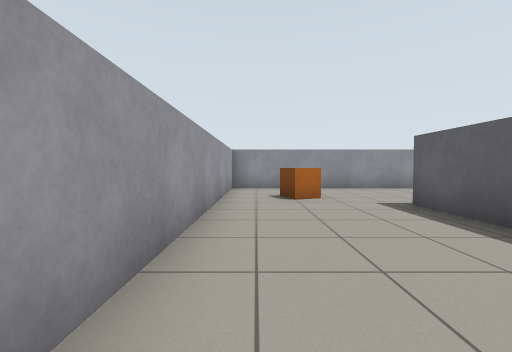
[1] (above)

16 first-person views from a walk through a world built for the Gazebo simulator. The camera is 0.83 m above the floor, tilts 2° down and sees 90° across. The floor is counted in squares, 1 m on a side. Each view is taken from the middle of a square. On the plan, view 1 faces up. The plan holds only what a view shows up to about 10 squares ahead; the rest is blank.

[2]
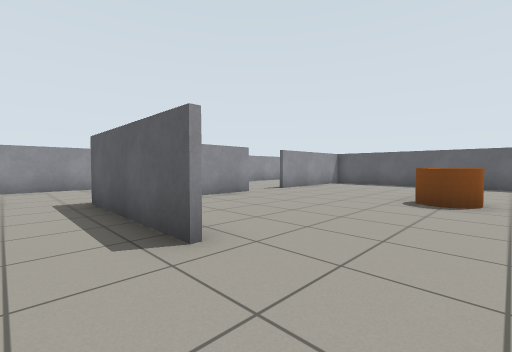

[3]
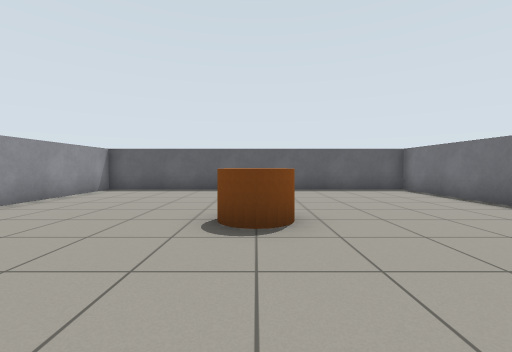

[4]
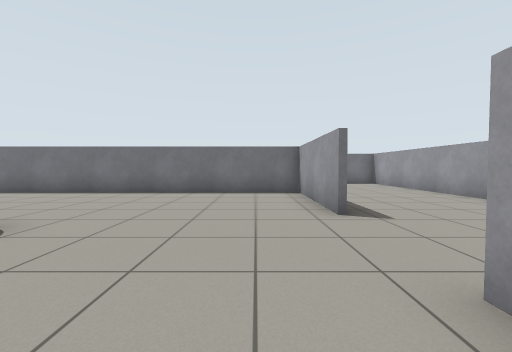

[5]
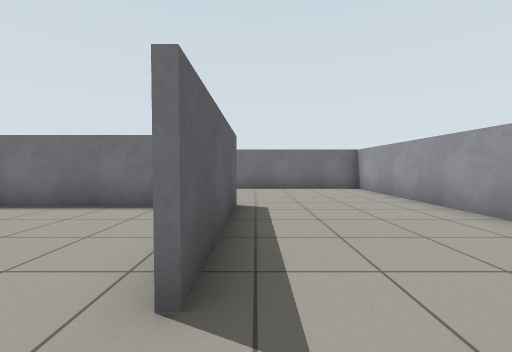

[6]
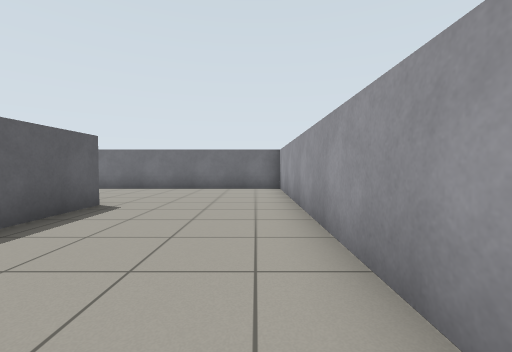

[7]
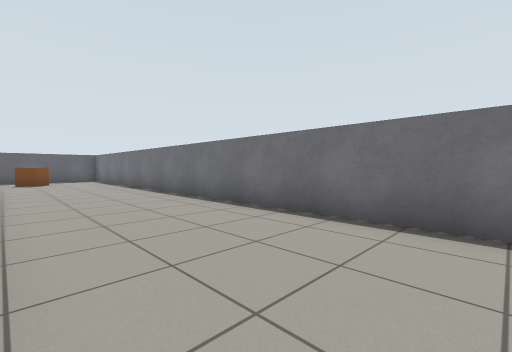

[8]
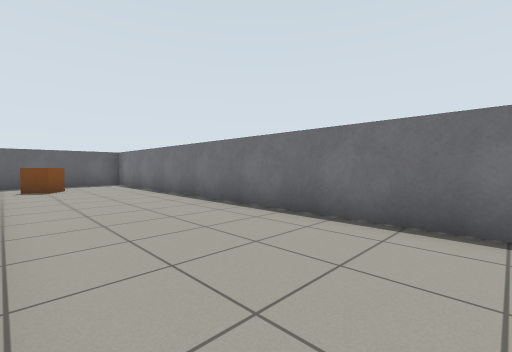

[9]
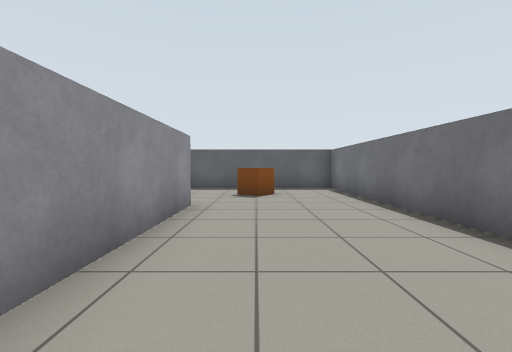

[10]
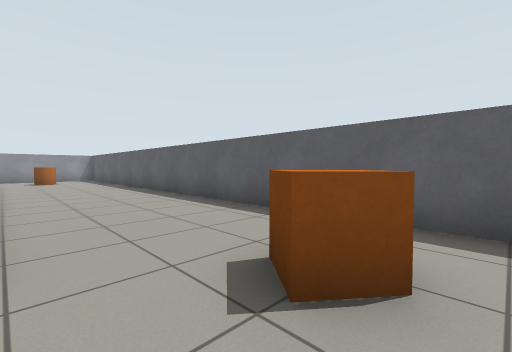

[11]
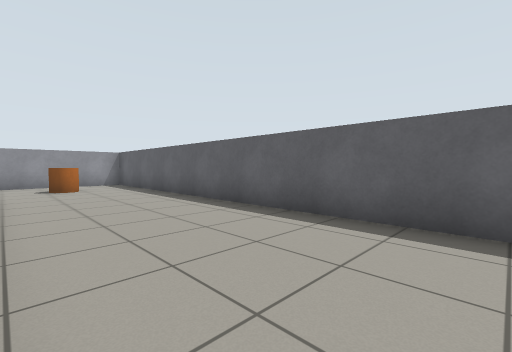

[12]
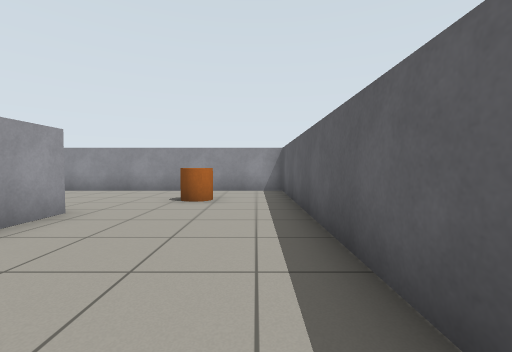

[13]
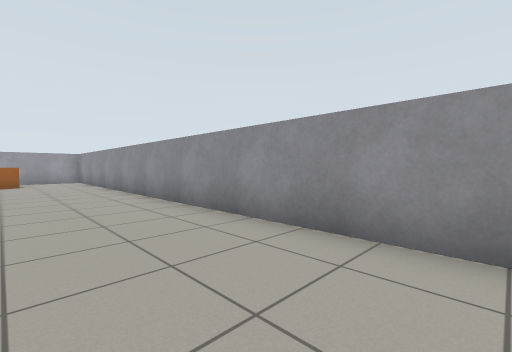

[14]
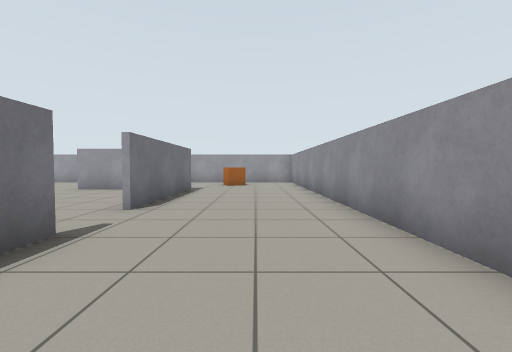

[15]
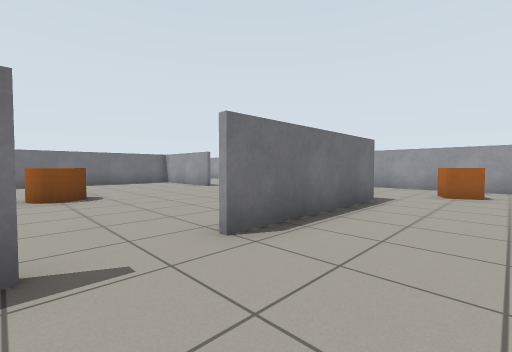

[16]
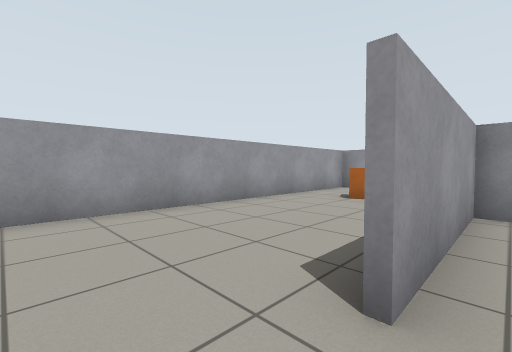

### Floor plan
Points are (right, up) in squares from view 1. A wall is a line through its corners. A room is listed if a view was taken in it or the views show most of it. See-through windows are left out.
Room 1 (views 1, 2, 3, 4, 5, 6, 7, 8, 9, 10, 11, 12, 13, 14, 15, 16)
walls: (8.1, 5.4) (6.1, 5.4); (3.6, -1.4) (3.6, -5.4) (14.4, -5.4) (14.4, 5.4) (10.4, 5.4); (9.9, 5.6) (10.6, 5.6); (3.4, 1.4) (3.4, 5.6) (8.1, 5.6); (4.1, 5.4) (3.6, 5.4) (3.6, 1.4); (3.4, -5.6) (3.4, -1.4); (14.6, -5.6) (10.4, -5.6); (14.6, 5.6) (14.6, 4.4); (-0.9, -9.9) (18.9, -9.9) (18.9, 9.9) (-0.9, 9.9) (-0.9, -9.9)
objects: orange box (1, 7); orange cylinder (9, 0); orange box (16, -7) to (17, -7); orange cylinder (16, 7) to (17, 8)

Positions as (right, up) in squares from view 1, and headings:
1: (0, 0), facing up
2: (2, -1), facing up-right
3: (5, 0), facing right
4: (5, 3), facing down
5: (3, 0), facing down
6: (0, 0), facing down
7: (2, -6), facing down-right
8: (6, -6), facing down-right
9: (9, -7), facing right
10: (15, -8), facing up-right
11: (15, -3), facing up-right
12: (18, 1), facing up
13: (15, 7), facing up-left
14: (13, 8), facing left
15: (10, 8), facing down-left
16: (4, 0), facing up-left
